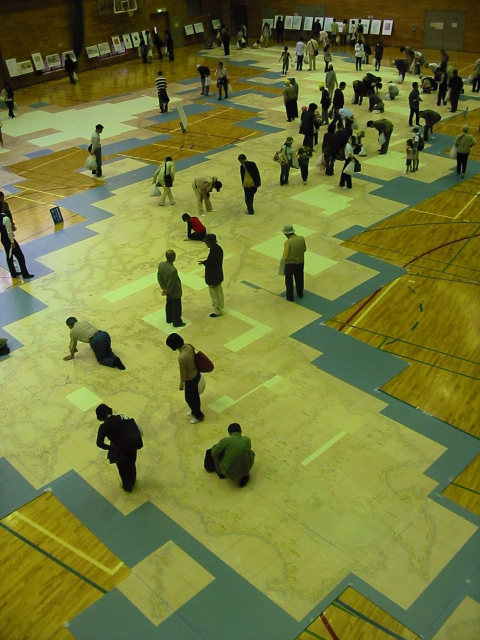
#> input picture img/replica.jpg, 960 x 1280 px (shown at 1/2 size)
$ python -i 02_locate.py   (imports and definitions only)
#> lines starting #> are read from the running program, lines starting #| are printed output that depends on the picture
### code/common.py
"""Shared paths, constants and helpers for the ino-japan project.

Raw inputs (raw/, read in place, never modified; steps 04 onward and the release run without raw/):
  raw/sheets/sheet_2001620020-N.jpg (N = 1 to 40)
      Dai Nihon Enkai Yochi Zenzu, large-scale sheets 1 to 40 of the manuscript copy held by the Library of Congress
      (Geography and Map Division, call number G7960 1821 .I5, item 2001620020). Public domain. Downloaded from
      Wikimedia Commons ("Dai Nihon enkai yochi zenzu LOC 2001620020-N.jpg") and reduced to 3,840 px wide.
  raw/commons_meta.json        Wikimedia Commons file descriptions and original pixel sizes for those files.
  raw/japan_ino_1878_whole.jpg  "Dai Nihon Zenzu", Army General Staff Bureau, 1878, a whole-Japan map compiled from
                                Ino's survey (Wikimedia Commons, public domain), 1,885 px.
  raw/inoh_taizu_replica_all_sheets.jpg  photograph of a full-size replica of the large sheets laid out on a floor
                                (Wikimedia Commons, "Inoh taizu 01.jpg"). Shown on the page for context only.
  /home/claude/newdata/raw/geo/ne_10m_admin_0_countries.geojson   Natural Earth 1:10m countries (public domain): the
                                modern coastline of Japan and the islands now administered by Russia.
  /home/claude/newdata/raw/geo/ne_50m_admin_0_countries.geojson   Natural Earth 1:50m, for small overview maps.
"""
import json, gzip, os, re, unicodedata

ROOT = os.path.dirname(os.path.dirname(os.path.abspath(__file__)))
RAW = os.environ.get("INO_RAW", os.path.join(ROOT, "raw"))
GEO = os.environ.get("INO_GEO", "/home/claude/newdata/raw/geo")
FONTS = os.environ.get("INO_FONTS", "/home/claude/ref/fonts")
DATA = os.path.join(ROOT, "data")
IMG = os.path.join(ROOT, "img")
WORK = os.path.join(os.environ.get("INOTMP", "/dev/shm/inojapan"), "work")   # intermediates live in memory, not in the repo
for d in (DATA, WORK, IMG):
    os.makedirs(d, exist_ok=True)

SLUG = "ino-japan"
PAGE = f"https://maps.tristanhotham.com/{SLUG}/"
REPO = f"https://github.com/Tristan-Hotham/{SLUG}"
DOI = "10.5281/zenodo.23882609"                       # filled in by the publisher
BLOG = "https://blog.tristanhotham.com/2026/10/31/ino-japan/"                 # filled in by the publisher
AI = ("I wrote the text, with drafting and editing assistance from Claude (Anthropic), which also helped "
      "prepare the analysis code. I reviewed and checked all text and results.")
LOC_URL = "https://www.loc.gov/item/2001620020/"
COMMONS_SHEET = "https://commons.wikimedia.org/wiki/File:Dai_Nihon_enkai_yochi_zenzu_LOC_2001620020-{n}.jpg"
COMMONS_1878 = "https://commons.wikimedia.org/wiki/Category:Ino_maps"
COMMONS_REPLICA = "https://commons.wikimedia.org/wiki/File:Inoh_taizu_01.jpg"
NE_URL = "https://www.naturalearthdata.com/"

# map projection used for all measurements: Lambert conformal conic fitted to Japan (metres)
LCC = "+proj=lcc +lat_1=33 +lat_2=44 +lat_0=38 +lon_0=138 +units=m +ellps=WGS84"
SCALE_LARGE, SCALE_HOKKAIDO = 36000, 43600
QPX = 4                               # sheets are analysed at a quarter of the 3,840 px images
TOTAL_SHEETS = 214                    # the complete large-scale set (LoC description)

# groups of sheets for the page and figures, in survey order around the coast
REGIONS = [("Kuril islands", "#6E4C9A"), ("Okhotsk coast", "#2F5FA7"), ("Nemuro and Kushiro", "#2E8A6E"),
           ("Pacific coast", "#C2412D"), ("Japan Sea coast", "#B07A12"), ("Sakhalin", "#5D8F9E")]
RCOL = dict(REGIONS)


def jload(path):
    op = gzip.open if path.endswith(".gz") else open
    with op(path, "rt", encoding="utf-8") as f:
        return json.load(f)


# [39 lines left out: functions dash, jsave, get, fmt, not called in this run]


def proj():
    from pyproj import Transformer
    return (Transformer.from_crs(4326, LCC, always_xy=True), Transformer.from_crs(LCC, 4326, always_xy=True))


# [4 lines left out: function gc_km, not called in this run]

# modern towns and capes used only to name the area each sheet covers (approximate positions)
TOWNS = [("Wakkanai", 45.42, 141.67), ("Sarufutsu", 45.33, 142.11), ("Hamatonbetsu", 45.12, 142.39), ("Esashi (Okhotsk)", 44.94, 142.58),
         ("Omu", 44.58, 142.96), ("Monbetsu", 44.35, 143.35), ("Lake Saroma", 44.15, 143.85), ("Abashiri", 44.02, 144.27),
         ("Shari", 43.91, 144.67), ("Rausu", 44.02, 145.19), ("Notsuke", 43.58, 145.30), ("Nemuro", 43.33, 145.58),
         ("Akkeshi", 43.04, 144.85), ("Kushiro", 42.98, 144.38), ("Tokachi", 42.70, 143.55), ("Hiroo", 42.29, 143.31),
         ("Cape Erimo", 41.93, 143.25), ("Urakawa", 42.17, 142.77), ("Shizunai", 42.33, 142.37), ("Tomakomai", 42.63, 141.60),
         ("Muroran", 42.32, 140.97), ("Hakodate", 41.77, 140.73), ("Setana", 42.45, 139.85), ("Iwanai", 42.98, 140.51),
         ("Shakotan", 43.30, 140.50), ("Otaru", 43.19, 141.00), ("Ishikari", 43.17, 141.32), ("Mashike", 43.85, 141.52),
         ("Rumoi", 43.94, 141.64), ("Haboro", 44.36, 141.70), ("Teshio", 44.88, 141.75), ("Rishiri and Rebun", 45.25, 141.15),
         ("Kunashiri", 44.05, 145.80), ("Iturup (Etorofu)", 44.95, 147.60), ("southern Sakhalin", 46.30, 141.90)]

### code/02_locate.py
"""Read the 40 sheets, extract the drawn coastline, place each sheet on the modern map, and make the web images.

1. Coastline extraction (quarter resolution, 960 px wide). The sheets are watercolour on paper: land is shown by green
   hachures, the surveyed coast by a dark ink line (often with a red survey line), the sea is blank paper. A pixel is
   coast if it is dark or red ink, lies within 6 quarter-px of green hachure, and belongs to an ink stroke at least 40
   quarter-px long (this drops most labels). Land and sea masks near the coast are kept for the search in step 2.
2. Where is each sheet? (argument `search`, slow, about two hours on two cores.) For every sheet, a brute-force search over
   position, rotation (-15 to 15 degrees) and scale (around the nominal 1:43,600, see below) for the placement whose land
   and sea best agree with Natural Earth's land, by FFT correlation on a 1 km grid of Japan and the Kurils. The best
   placements were then checked by eye on overlays of the modern coast drawn on each sheet, and the result is the hand-
   checked table data/sheet_index.csv (status, region and a starting position and rotation of the centre of every sheet). Without it the
   table is read as it is.
3. Rigid coastline fit. From the starting position, an iterative closest point fit (rotation and translation, trimmed to
   the closest 70% of coast pixels) of the drawn coast to Natural Earth's 1:10m coast, with the scale fixed at the
   nominal one. Output: data/sheets.json (fit and extracted coast for every located sheet).
   Nominal scale. LoC's catalogue gives 1:43,600 for Hokkaido. At that scale, Ino's 'ri' of 36 cho is 9.0 cm. Sheet 5
   (Notsuke) has a shape that fixes its scale; it gives 6.66 m of ground per pixel of the full-size LoC scan, which
   implies a scan resolution of about 166 dpi. All other sheets are assumed to share it (each scan's pixel size is
   known from its original width in raw/commons_meta.json); step 03 then tests that assumption sheet by sheet.
4. Web images: img/sheet_N.jpg (1,600 px on the long side) for every sheet, img/whole1878.jpg and img/replica.jpg."""
import sys, numpy as np, pandas as pd
from PIL import Image
from scipy import ndimage as nd
from scipy.spatial import cKDTree
from common import *

Image.MAX_IMAGE_PIXELS = None
# [1 line that did not run here, left out]
# [1 line that did not run here, left out]
M_PER_ORIG_PX = 6.66                    # calibrated on sheet 5, see above
SEARCH = "search" in sys.argv[1:]


def masks(i, f=QPX):
    im = Image.open(f"{RAW}/sheets/sheet_2001620020-{i}.jpg").convert("RGB")
    W, H = im.size
    im = im.resize((W // f, H // f), Image.BILINEAR)
    a = np.asarray(im).astype(float); r, g, b = a[..., 0], a[..., 1], a[..., 2]
    gr = g - r; gbase = nd.median_filter(gr, size=41)
    green = ((gr - gbase) > 8) & ((g - b) > 15)
    dark = a.sum(-1) < nd.median_filter(a.sum(-1), size=41) - 120
    red = ((r - g) > 45) & (r > 120)
    return (W, H), green, dark | red


def coast_of(i):
    cf = f"{WORK}/coast_{i}.npz"
    if os.path.exists(cf):
        z = np.load(cf); return tuple(z["size"]), z["coast"], z["land"], z["sea"]
    size, green, ink = masks(i)
    lab, n = nd.label(nd.binary_dilation(ink, iterations=1)); sl = nd.find_objects(lab)
    keep = np.zeros(n + 1, bool)
    for k, s in enumerate(sl):
        if max(s[0].stop - s[0].start, s[1].stop - s[1].start) >= 40:
            keep[k + 1] = True
    coast = keep[lab] & ink & nd.binary_dilation(green, iterations=6)
    L = nd.binary_fill_holes(nd.binary_closing(green, iterations=8) | nd.binary_dilation(green, iterations=3))
    for m in (coast, L):
        m[:15, :] = 0; m[-15:, :] = 0; m[:, :15] = 0; m[:, -15:] = 0
    near = nd.distance_transform_edt(~coast) < 30
    sea = near & ~nd.binary_dilation(L, iterations=4) & ~coast
    land = L & near
    np.savez_compressed(cf, size=size, coast=coast, land=land, sea=sea)
    return size, coast, land, sea


# [1 line that did not run here, left out]
# [1 line that did not run here, left out]


def apply(A, x, y):
    return A[0, 0] * x + A[0, 1] * y + A[0, 2], A[1, 0] * x + A[1, 1] * y + A[1, 2]


# [57 lines left out: functions icp_rigid, thin, search, not called in this run]


# [1 line that did not run here, left out]
out = {}
# [32 lines not run here, left out]

>>> import cv2
>>> picture = cv2.imread('../img/replica.jpg', cv2.IMREAD_GRAYSCALE)
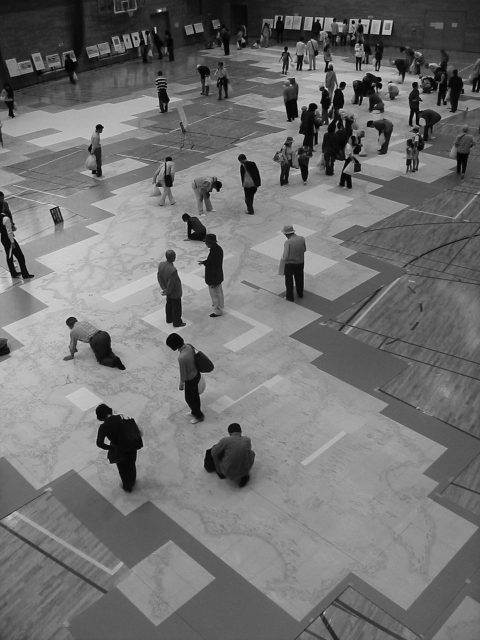
#> picture: shape (1280, 960) (shown at 1/2 size); min 0, max 250, mean 114.3
>>> result = coast_of(picture)
#> (the run stopped early here; a loop or call above may not have finished)
